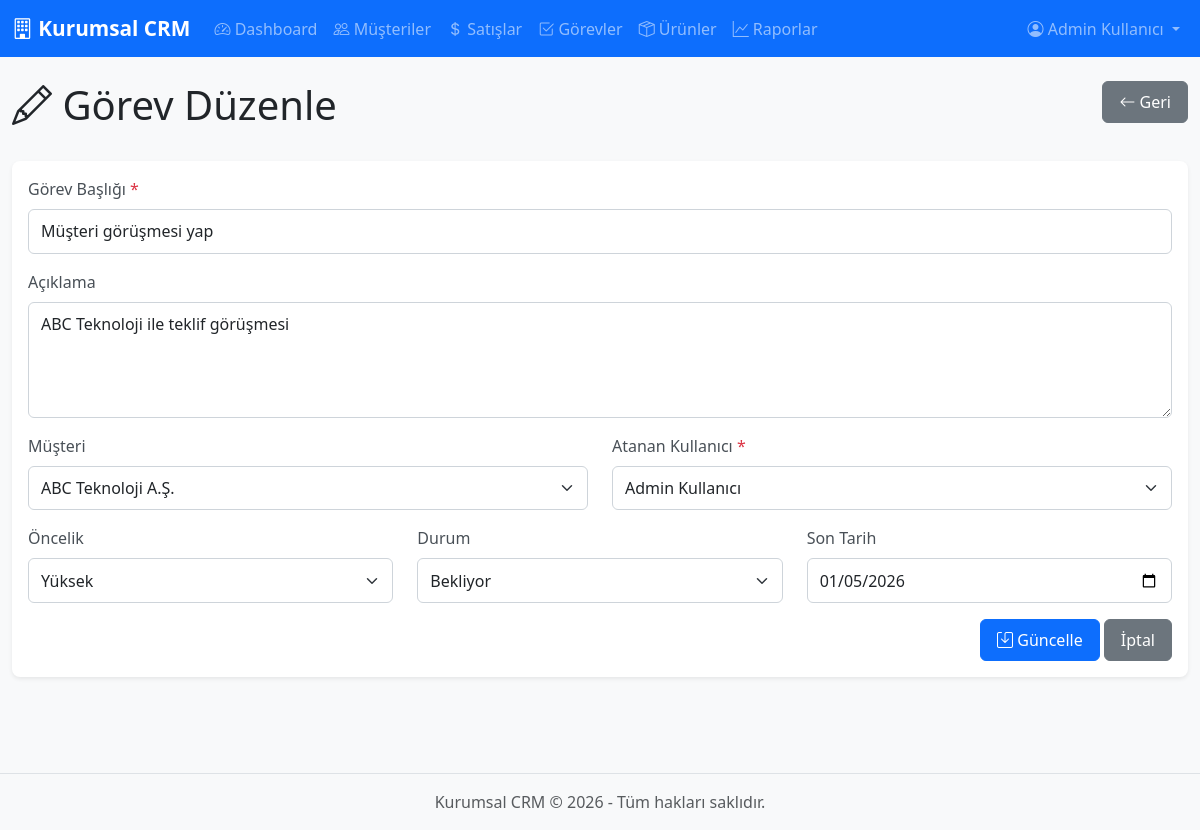
The app's page /task_edit.php?id=1 (signed in) with its own data.
### tables this page shows
CREATE TABLE IF NOT EXISTS tasks (
    id INT PRIMARY KEY AUTO_INCREMENT,
    title VARCHAR(200) NOT NULL,
    description TEXT,
    customer_id INT,
    sale_id INT,
    assigned_to INT NOT NULL,
    priority ENUM('düşük', 'normal', 'yüksek', 'acil') DEFAULT 'normal',
    status ENUM('bekliyor', 'devam_ediyor', 'tamamlandı', 'iptal') DEFAULT 'bekliyor',
    due_date DATE,
    completed_at TIMESTAMP NULL,
    created_by INT,
    created_at TIMESTAMP DEFAULT CURRENT_TIMESTAMP,
    updated_at TIMESTAMP DEFAULT CURRENT_TIMESTAMP ON UPDATE CURRENT_TIMESTAMP,
    FOREIGN KEY (customer_id) REFERENCES customers(id) ON DELETE SET NULL,
    FOREIGN KEY (sale_id) REFERENCES sales(id) ON DELETE SET NULL,
    FOREIGN KEY (assigned_to) REFERENCES users(id) ON DELETE CASCADE,
    FOREIGN KEY (created_by) REFERENCES users(id) ON DELETE SET NULL
);

CREATE TABLE IF NOT EXISTS customers (
    id INT PRIMARY KEY AUTO_INCREMENT,
    company_name VARCHAR(200) NOT NULL,
    contact_person VARCHAR(100),
    email VARCHAR(100),
    phone VARCHAR(20),
    mobile VARCHAR(20),
    address TEXT,
    city VARCHAR(50),
    country VARCHAR(50),
    tax_number VARCHAR(50),
    industry VARCHAR(100),
    website VARCHAR(200),
    customer_type ENUM('potansiyel', 'aktif', 'pasif') DEFAULT 'potansiyel',
    notes TEXT,
    created_by INT,
    created_at TIMESTAMP DEFAULT CURRENT_TIMESTAMP,
    updated_at TIMESTAMP DEFAULT CURRENT_TIMESTAMP ON UPDATE CURRENT_TIMESTAMP,
    FOREIGN KEY (created_by) REFERENCES users(id) ON DELETE SET NULL
);

CREATE TABLE IF NOT EXISTS users (
    id INT PRIMARY KEY AUTO_INCREMENT,
    username VARCHAR(50) UNIQUE NOT NULL,
    password VARCHAR(255) NOT NULL,
    full_name VARCHAR(100) NOT NULL,
    email VARCHAR(100) UNIQUE NOT NULL,
    role ENUM('admin', 'manager', 'user') DEFAULT 'user',
    created_at TIMESTAMP DEFAULT CURRENT_TIMESTAMP,
    last_login TIMESTAMP NULL,
    status ENUM('active', 'inactive') DEFAULT 'active'
);

### task_edit.php (the view, shortened to what this page needs)
<?php
require_once 'config.php';
include 'header.php';
$task = null;
if (isset($_GET['id'])) {
    $id = intval($_GET['id']);
    $stmt = $conn->prepare("SELECT * FROM tasks WHERE id = ?");
    $stmt->bind_param("i", $id);
    $stmt->execute();
    $result = $stmt->get_result();
    $task = $result->fetch_assoc();
} else {
    redirect('tasks.php');
}
$customers = $conn->query("SELECT id, company_name FROM customers ORDER BY company_name");
$users = $conn->query("SELECT id, full_name FROM users WHERE status = 'active' ORDER BY full_name");
?>
<div class="row mb-4">
    <div class="col-md-6">
        <h1><i class="bi bi-pencil"></i> Görev Düzenle</h1>
    </div>
    <div class="col-md-6 text-end">
        <a href="tasks.php" class="btn btn-secondary">
            <i class="bi bi-arrow-left"></i> Geri
        </a>
    </div>
</div>
<div class="card">
    <div class="card-body">
        <form method="POST" action="">
            <div class="row">
                <div class="col-md-12 mb-3">
                    <label class="form-label">Görev Başlığı <span class="text-danger">*</span></label>
                    <input type="text" class="form-control" name="title" value="<?php echo htmlspecialchars($task['title']); ?>" required>
                </div>
            </div>
            <div class="row">
                <div class="col-md-12 mb-3">
                    <label class="form-label">Açıklama</label>
                    <textarea class="form-control" name="description" rows="4"><?php echo htmlspecialchars($task['description']); ?></textarea>
                </div>
            </div>
            <div class="row">
                <div class="col-md-6 mb-3">
                    <label class="form-label">Müşteri</label>
                    <select class="form-select" name="customer_id">
                        <?php while ($customer = $customers->fetch_assoc()): ?>
                        <option value="<?php echo $customer['id']; ?>" <?php echo $customer['id'] == $task['customer_id'] ? 'selected' : ''; ?>>
                            <?php echo htmlspecialchars($customer['company_name']); ?>
                        </option>
                        <?php endwhile; ?>
                    </select>
                </div>
                <div class="col-md-6 mb-3">
                    <label class="form-label">Atanan Kullanıcı <span class="text-danger">*</span></label>
                    <select class="form-select" name="assigned_to" required>
                        <?php while ($user = $users->fetch_assoc()): ?>
                        <option value="<?php echo $user['id']; ?>" <?php echo $user['id'] == $task['assigned_to'] ? 'selected' : ''; ?>>
                            <?php echo htmlspecialchars($user['full_name']); ?>
                        </option>
                        <?php endwhile; ?>
                    </select>
                </div>
            </div>
            <div class="row">
                <div class="col-md-4 mb-3">
                    <label class="form-label">Öncelik</label>
                    <select class="form-select" name="priority">
                        <option value="yüksek" <?php echo $task['priority'] == 'yüksek' ? 'selected' : ''; ?>>Yüksek</option>
                    </select>
                </div>
                <div class="col-md-4 mb-3">
                    <label class="form-label">Durum</label>
                    <select class="form-select" name="status">
                        <option value="bekliyor" <?php echo $task['status'] == 'bekliyor' ? 'selected' : ''; ?>>Bekliyor</option>
                    </select>
                </div>
                <div class="col-md-4 mb-3">
                    <label class="form-label">Son Tarih</label>
                    <input type="date" class="form-control" name="due_date" value="<?php echo $task['due_date']; ?>">
                </div>
            </div>
            <div class="text-end">
                <button type="submit" class="btn btn-primary">
                    <i class="bi bi-save"></i> Güncelle
                </button>
                <a href="tasks.php" class="btn btn-secondary">İptal</a>
            </div>
        </form>
    </div>
</div>
<?php include 'footer.php'; ?>

### style.css (style rules this page uses)
:root { --primary-color: #0d6efd; --secondary-color: #6c757d; --success-color: #198754; --danger-color: #dc3545; --warning-color: #ffc107; --info-color: #0dcaf0; }
body { font-family: 'Segoe UI', Tahoma, Geneva, Verdana, sans-serif; background-color: #f8f9fa; }
.card { border: none; box-shadow: 0 0.125rem 0.25rem rgba(0, 0, 0, 0.075); border-radius: 0.5rem; margin-bottom: 1.5rem; }
.btn { padding: 0.5rem 1rem; border-radius: 0.375rem; font-weight: 500; transition: all 0.2s; }
.form-label { font-weight: 500; color: #495057; margin-bottom: 0.5rem; }
.form-control, .form-select { border-radius: 0.375rem; border: 1px solid #ced4da; padding: 0.575rem 0.75rem; }

### records on screen
tasks: title "Müşteri görüşmesi yap", description "ABC Teknoloji ile teklif görüşmesi", customer_id "ABC Teknoloji A.Ş.", assigned_to "Admin Kullanıcı", priority "Yüksek", status "Bekliyor", due_date "01/05/2026"

### other values on screen
$user['full_name'] "Admin Kullanıcı"
